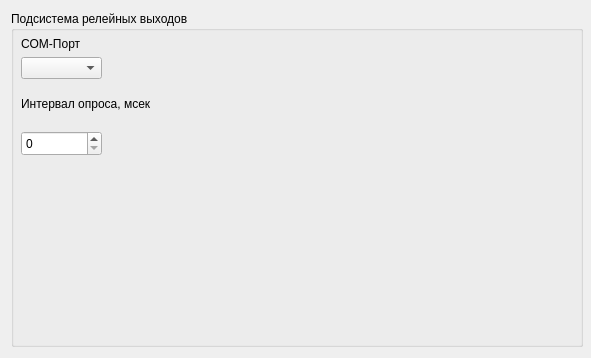
<?xml version="1.0" encoding="UTF-8"?>
<ui version="4.0">
 <class>ADAM_Widget</class>
 <widget class="QWidget" name="ADAM_Widget">
  <property name="geometry">
   <rect>
    <x>0</x>
    <y>0</y>
    <width>591</width>
    <height>358</height>
   </rect>
  </property>
  <property name="windowTitle">
   <string>Form</string>
  </property>
  <widget class="QGroupBox" name="ADAM__group">
   <property name="geometry">
    <rect>
     <x>11</x>
     <y>11</y>
     <width>572</width>
     <height>336</height>
    </rect>
   </property>
   <property name="title">
    <string>Подсистема релейных выходов</string>
   </property>
   <widget class="QLabel" name="label_83">
    <property name="geometry">
     <rect>
      <x>10</x>
      <y>20</y>
      <width>251</width>
      <height>25</height>
     </rect>
    </property>
    <property name="text">
     <string>COM-Порт</string>
    </property>
   </widget>
   <widget class="QSpinBox" name="Interval">
    <property name="geometry">
     <rect>
      <x>10</x>
      <y>120</y>
      <width>81</width>
      <height>25</height>
     </rect>
    </property>
    <property name="maximum">
     <number>1000</number>
    </property>
   </widget>
   <widget class="QLabel" name="label">
    <property name="geometry">
     <rect>
      <x>10</x>
      <y>80</y>
      <width>261</width>
      <height>25</height>
     </rect>
    </property>
    <property name="text">
     <string>Интервал опроса, мсек</string>
    </property>
   </widget>
   <widget class="QComboBox" name="Port">
    <property name="geometry">
     <rect>
      <x>10</x>
      <y>46</y>
      <width>81</width>
      <height>22</height>
     </rect>
    </property>
    <property name="minimumSize">
     <size>
      <width>66</width>
      <height>20</height>
     </size>
    </property>
    <property name="maximumSize">
     <size>
      <width>81</width>
      <height>22</height>
     </size>
    </property>
   </widget>
  </widget>
 </widget>
 <resources/>
 <connections/>
</ui>
